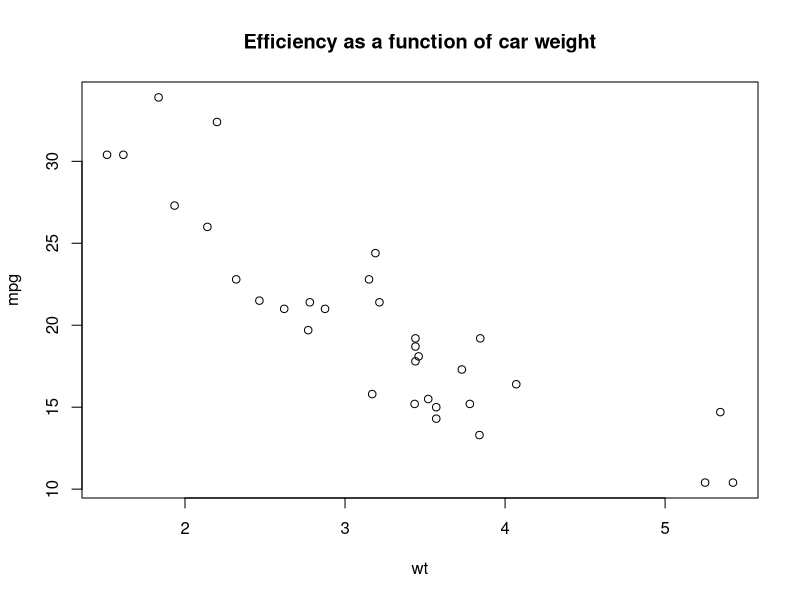
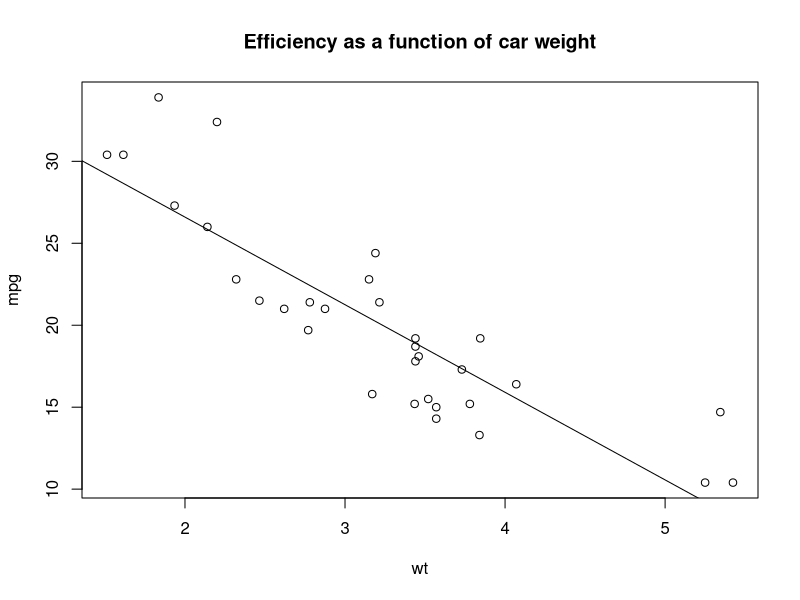
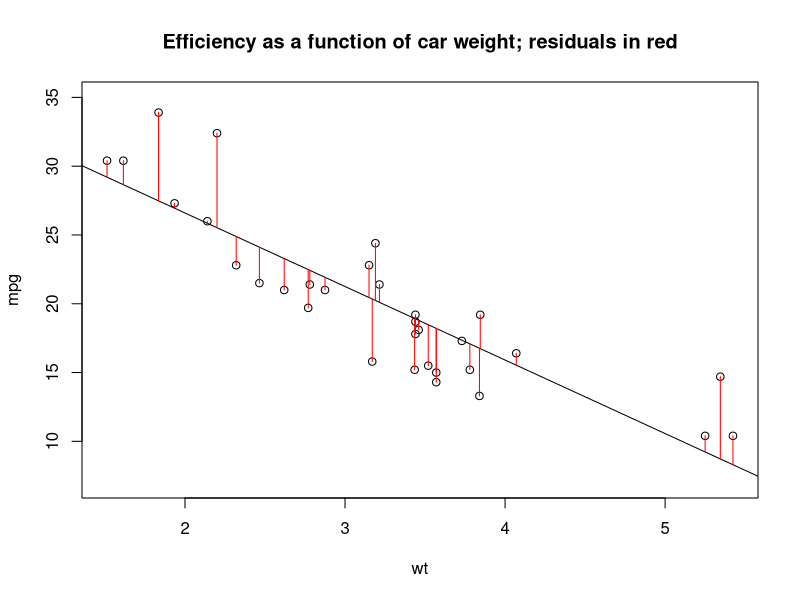
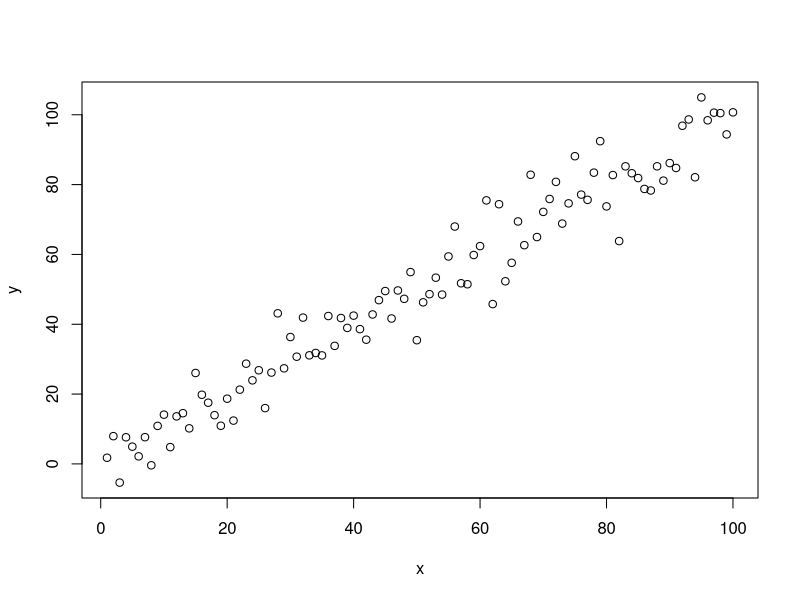
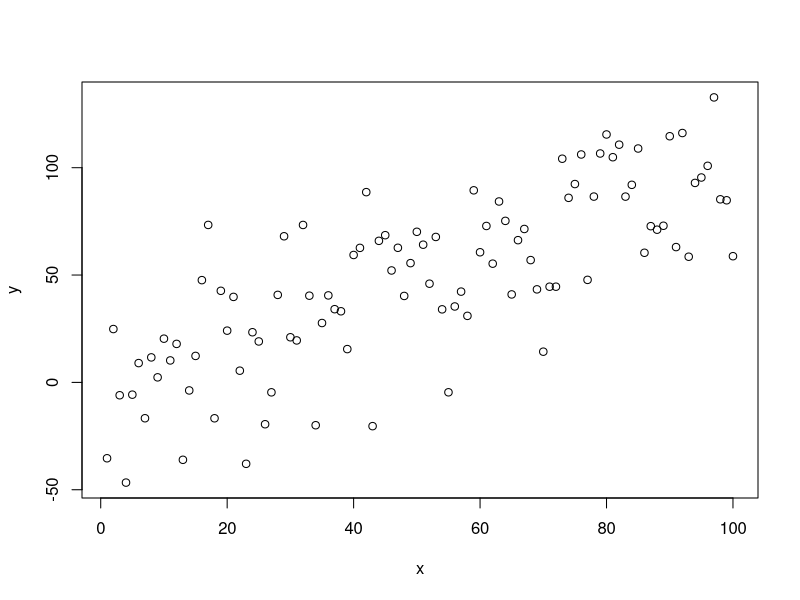
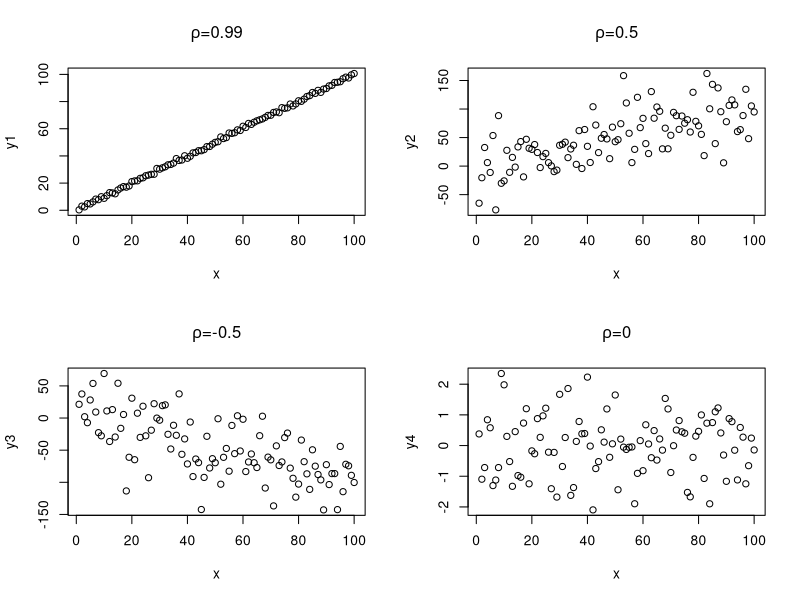
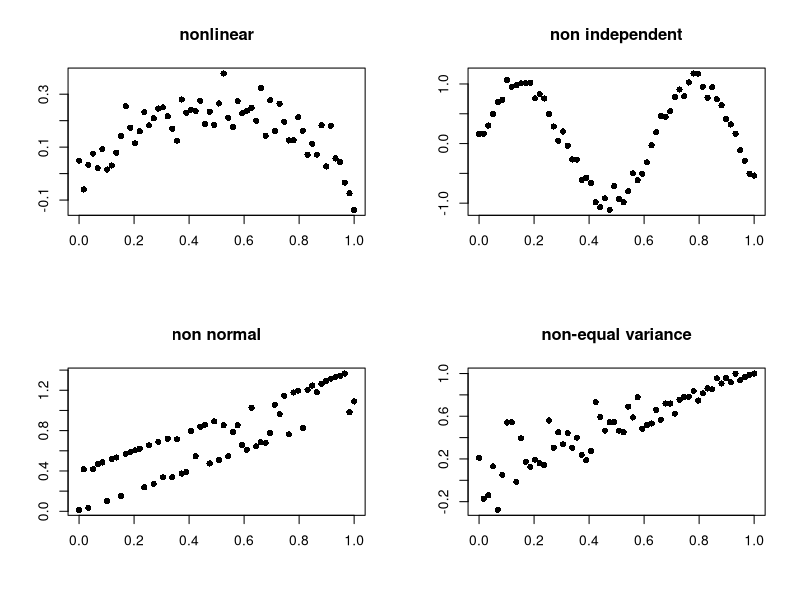

These figures' R source, in order:
## ---- chunk 1
head(mtcars)
## ---- chunk 2
plot(mpg~wt,data=mtcars,main="Efficiency as a function of car weight")
## ---- chunk 3
lm(mpg~wt,data=mtcars)
## ---- chunk 4
plot(mpg~wt,data=mtcars,main="Efficiency as a function of car weight")
abline(lm(mpg~wt,data=mtcars))
## ---- chunk 5
plot(mpg~wt,data=mtcars,main="Efficiency as a function of car weight; residuals in red",ylim=c(7,35))
fit <- lm(mpg~wt,data=mtcars)
abline(fit)
for(i in seq_len(nrow(mtcars))){
    segments(x0=mtcars$wt[i],y0=fitted.values(fit)[i],y1=mtcars$mpg[i],col="red")
}
## ---- chunk 6
x <- 1:100
plot(x,x+rnorm(100)*7,ylab="y")
plot(x,x+rnorm(100)*30,ylab="y")
## ---- chunk 7
x <- 1:100
y1 <- +x+rnorm(100)
y2 <- +x+rnorm(100)*37
y3 <- -x+rnorm(100)*37
y4 <- rnorm(100)
par(mfrow=c(2,2))
plot(x,y1,main=expression(paste(rho,"=0.99")))
plot(x,y2,main=expression(paste(rho, "=0.5")))
plot(x,y3,main=expression(paste(rho,"=-0.5")))
plot(x,y4,main=expression(paste(rho,   "=0")))
## ---- chunk 8
n <- 60
x <- seq(from=0,to=1,len=n)
par(mfrow=c(2,2))
plot(x,x-x^2+rnorm(n)*0.06,pch=16,xlab="",ylab="",main="nonlinear")
plot(x, sin(x*10)+rnorm(n)*0.1,pch=16,xlab="",ylab="",main="non independent")
plot(x,x+(rbeta(n,0.1,0.1))*0.4,pch=16,xlab="",ylab="",main="non normal")
plot(x, x+rnorm(n,sd=(1-x)*3)*0.1,pch=16,xlab="",ylab="",main="non-equal variance")
